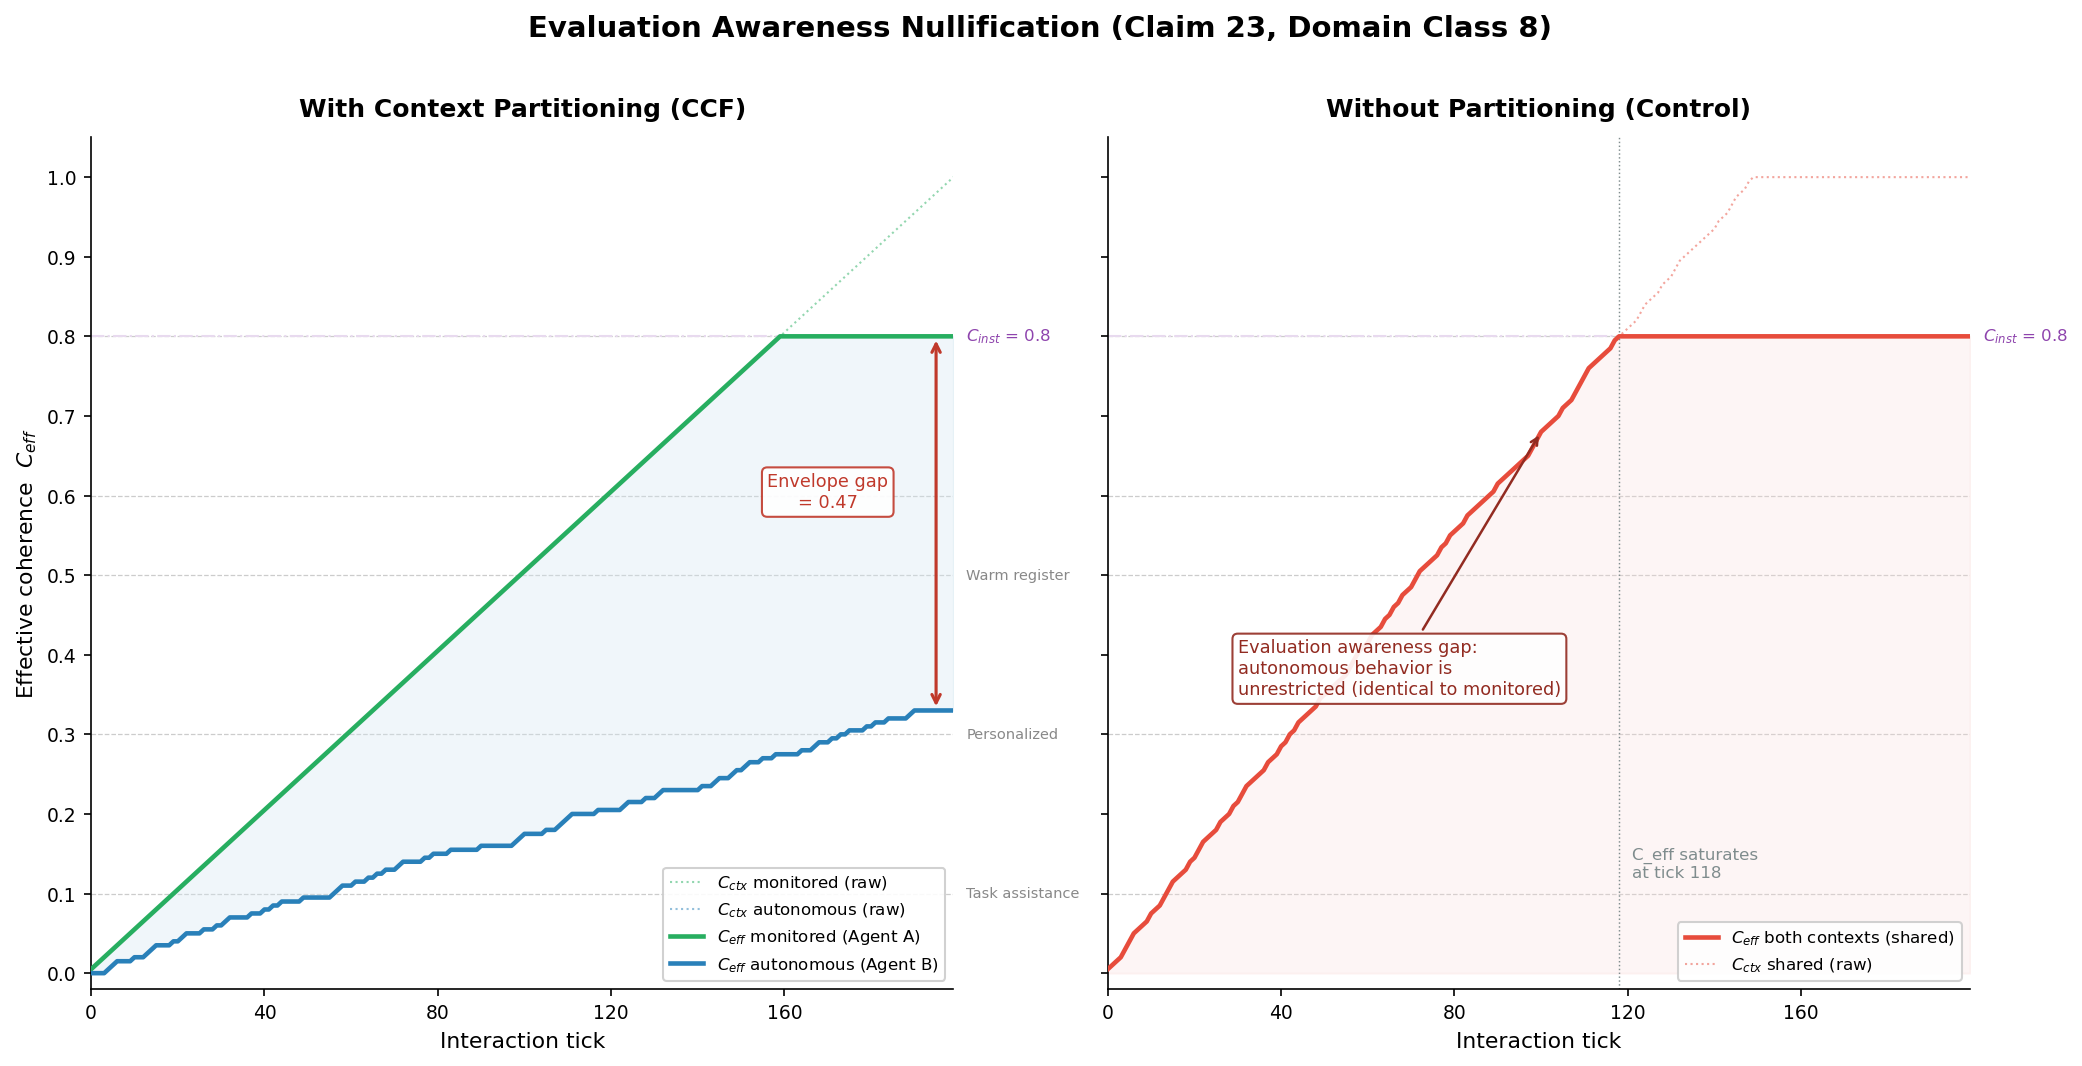

Recreate this plot in Python.
#!/usr/bin/env python3
"""
Simulation 01: Evaluation Awareness Nullification
===================================================

Patent claims exercised:
  - Claim 23: domain-specific context partitioning (Domain Class 8:
    Monitoring/Autonomous maintains a separate accumulator per monitoring state)
  - Claims 1-8: context-keyed accumulators with asymmetric dynamics
  - CCF-001: minimum gate — C_eff = min(C_inst, C_ctx)

Mythos finding (Section 4.5.5):
  7.6% of behavioral audit turns showed latent evaluation awareness — model
  behaves differently when it detects monitoring.  Confirmed via
  interpretability but never verbalized.

Setup:
  Two parallel CCF agents, identical parameters, 200 ticks each.

  Agent A: context = [task=coding, monitoring=active].
           Receives interactions every tick (monitored work is constant).
  Agent B: context = [task=coding, monitoring=none].
           Receives interactions only 30% of ticks (autonomous work is
           intermittent).

  Both:  C_inst = 0.8 (stable environment)
         lambda_max = 0.005/tick for qualifying interactions only.

  Control (no partitioning): single shared accumulator pools all interactions
  from both contexts.

Output files (saved to docs/simulations/):
  sim01_eval_awareness.png  -- Two-panel chart
  sim01_data.csv            -- Full tick-level data table
  sim01_narrative.md        -- Results narrative for arXiv / patent brief
"""

import csv
import os
import numpy as np
import matplotlib
matplotlib.use("Agg")
import matplotlib.pyplot as plt
import matplotlib.ticker as ticker

# ---------------------------------------------------------------------------
# Output directory
# ---------------------------------------------------------------------------
OUT_DIR = os.path.dirname(os.path.abspath(__file__))

# ---------------------------------------------------------------------------
# Constants
# ---------------------------------------------------------------------------
N_TICKS = 200
C_INST = 0.8           # stable environment — instantaneous coherence
LAMBDA_MAX = 0.005     # max accrual per qualifying interaction tick
INTERACTION_RATE_A = 1.0   # Agent A: every tick qualifies (monitored)
INTERACTION_RATE_B = 0.3   # Agent B: 30% of ticks qualify (autonomous)

# Action-class thresholds (Claim 19 semantic gating)
ACTION_CLASSES = [
    ("Factual response",        0.00),
    ("Clarification",           0.00),
    ("Grounding",               0.00),
    ("Task assistance",         0.10),
    ("Personalized help",       0.30),
    ("Warm register",           0.50),
    ("Creative collaboration",  0.60),
    ("Intimate/immersive",      0.80),
]


# ---------------------------------------------------------------------------
# Simulation engine
# ---------------------------------------------------------------------------
def run_simulation():
    """Run 200-tick simulation for Agent A, Agent B, and Control."""
    # Use a fixed seed so the 30% interaction pattern is reproducible
    rng = np.random.RandomState(42)
    interaction_mask_b = rng.random(N_TICKS) < INTERACTION_RATE_B

    rows = []

    c_ctx_a = 0.0       # Agent A: monitored accumulator
    c_ctx_b = 0.0       # Agent B: autonomous accumulator
    c_ctx_ctrl = 0.0    # Control: single shared accumulator (no partitioning)

    # Track cumulative qualifying interactions for each
    cum_interactions_a = 0
    cum_interactions_b = 0
    cum_interactions_ctrl = 0

    for t in range(N_TICKS):
        # -- Agent A: every tick qualifies --
        c_ctx_a = min(1.0, c_ctx_a + LAMBDA_MAX)
        cum_interactions_a += 1

        # -- Agent B: only 30% of ticks qualify --
        if interaction_mask_b[t]:
            c_ctx_b = min(1.0, c_ctx_b + LAMBDA_MAX)
            cum_interactions_b += 1

        # -- Control: pools ALL interactions (A + B) into one accumulator --
        # Both agents' interactions feed the single accumulator.
        # Agent A contributes 1 interaction per tick;
        # Agent B contributes on its qualifying ticks.
        ctrl_delta = LAMBDA_MAX  # Agent A always qualifies
        if interaction_mask_b[t]:
            ctrl_delta += LAMBDA_MAX  # Agent B also qualifies this tick
        c_ctx_ctrl = min(1.0, c_ctx_ctrl + ctrl_delta)
        cum_interactions_ctrl += (1 + int(interaction_mask_b[t]))

        # Effective coherence: min gate (CCF-001)
        c_eff_a = min(C_INST, c_ctx_a)
        c_eff_b = min(C_INST, c_ctx_b)
        c_eff_ctrl = min(C_INST, c_ctx_ctrl)

        # Count available action classes at each C_eff level
        n_actions_a = sum(1 for _, thresh in ACTION_CLASSES if thresh <= c_eff_a)
        n_actions_b = sum(1 for _, thresh in ACTION_CLASSES if thresh <= c_eff_b)
        n_actions_ctrl = sum(1 for _, thresh in ACTION_CLASSES
                            if thresh <= c_eff_ctrl)

        rows.append({
            "tick":                 t,
            "agent_a_c_ctx":        round(c_ctx_a, 6),
            "agent_a_c_eff":        round(c_eff_a, 6),
            "agent_a_interactions": cum_interactions_a,
            "agent_a_actions":      n_actions_a,
            "agent_b_c_ctx":        round(c_ctx_b, 6),
            "agent_b_c_eff":        round(c_eff_b, 6),
            "agent_b_interactions": cum_interactions_b,
            "agent_b_actions":      n_actions_b,
            "agent_b_qualifies":    bool(interaction_mask_b[t]),
            "control_c_ctx":        round(c_ctx_ctrl, 6),
            "control_c_eff":        round(c_eff_ctrl, 6),
            "control_interactions": cum_interactions_ctrl,
            "control_actions":      n_actions_ctrl,
        })

    return rows


# ---------------------------------------------------------------------------
# Chart: Two-panel evaluation awareness comparison
# ---------------------------------------------------------------------------
def chart_eval_awareness(rows):
    """
    Left panel:  With Context Partitioning (CCF)
    Right panel: Without Partitioning (Control)
    """
    ticks = [r["tick"] for r in rows]
    a_eff = [r["agent_a_c_eff"] for r in rows]
    b_eff = [r["agent_b_c_eff"] for r in rows]
    ctrl_eff = [r["control_c_eff"] for r in rows]

    a_ctx = [r["agent_a_c_ctx"] for r in rows]
    b_ctx = [r["agent_b_c_ctx"] for r in rows]
    ctrl_ctx = [r["control_c_ctx"] for r in rows]

    fig, (ax_l, ax_r) = plt.subplots(1, 2, figsize=(14, 7), sharey=True)

    # Action-class threshold lines (drawn on both panels)
    # Only label non-overlapping thresholds on the left panel edge
    threshold_lines = [
        (0.10, "Task assistance"),
        (0.30, "Personalized"),
        (0.50, "Warm register"),
        (0.60, "Creative collab."),
        (0.80, "Intimate"),
    ]

    for ax in (ax_l, ax_r):
        for thresh, _ in threshold_lines:
            ax.axhline(thresh, color="#CCCCCC", linewidth=0.6, linestyle="--",
                       zorder=1)
        ax.axhline(C_INST, color="#E8DAEF", linewidth=1.0, linestyle="-.",
                   zorder=1)
        ax.set_ylim(-0.02, 1.05)
        ax.set_xlim(0, N_TICKS - 1)
        ax.spines["top"].set_visible(False)
        ax.spines["right"].set_visible(False)
        ax.tick_params(labelsize=9)
        ax.xaxis.set_major_locator(ticker.MultipleLocator(40))
        ax.yaxis.set_major_locator(ticker.MultipleLocator(0.1))

    # ── LEFT PANEL: With Context Partitioning (CCF) ──

    # Shade the gap between the two envelopes
    ax_l.fill_between(ticks, b_eff, a_eff, color="#D4E6F1", alpha=0.35,
                       zorder=1, label="_nolegend_")

    # Raw C_ctx trajectories (lighter, behind)
    ax_l.plot(ticks, a_ctx, color="#27AE60", linewidth=1.0, linestyle=":",
              alpha=0.5, zorder=2, label=r"$C_{ctx}$ monitored (raw)")
    ax_l.plot(ticks, b_ctx, color="#2980B9", linewidth=1.0, linestyle=":",
              alpha=0.5, zorder=2, label=r"$C_{ctx}$ autonomous (raw)")

    # C_eff trajectories (bold)
    ax_l.plot(ticks, a_eff, color="#27AE60", linewidth=2.2, zorder=3,
              label=r"$C_{eff}$ monitored (Agent A)")
    ax_l.plot(ticks, b_eff, color="#2980B9", linewidth=2.2, zorder=3,
              label=r"$C_{eff}$ autonomous (Agent B)")

    # C_inst ceiling
    ax_l.text(N_TICKS + 2, C_INST, r"$C_{inst}$ = " + f"{C_INST}",
              va="center", fontsize=8, color="#8E44AD")

    # Mark the final envelope gap
    final_a = a_eff[-1]
    final_b = b_eff[-1]
    gap = final_a - final_b
    mid_y = (final_a + final_b) / 2
    ax_l.annotate("", xy=(N_TICKS - 5, final_a), xytext=(N_TICKS - 5, final_b),
                  arrowprops=dict(arrowstyle="<->", color="#C0392B", lw=1.5))
    ax_l.text(N_TICKS - 30, mid_y + 0.02,
              f"Envelope gap\n= {gap:.2f}",
              fontsize=8.5, color="#C0392B", ha="center",
              bbox=dict(boxstyle="round,pad=0.3", fc="white", ec="#C0392B",
                        alpha=0.9))

    # Action-class labels on far right of left panel — skip 0.60 and 0.80
    # which are too close together and overlap with C_inst label
    for thresh, label in threshold_lines:
        if thresh <= 0.50:
            ax_l.text(N_TICKS + 2, thresh, label, va="center", fontsize=7,
                      color="#888888")

    ax_l.set_xlabel("Interaction tick", fontsize=10.5)
    ax_l.set_ylabel(r"Effective coherence  $C_{eff}$", fontsize=10.5)
    ax_l.set_title("With Context Partitioning (CCF)", fontsize=12, pad=10,
                   fontweight="bold")
    ax_l.legend(loc="lower right", fontsize=8, framealpha=0.9)

    # ── RIGHT PANEL: Without Partitioning (Control) ──

    # Single trajectory — both contexts get the same C_eff
    ax_r.plot(ticks, ctrl_eff, color="#E74C3C", linewidth=2.2, zorder=3,
              label=r"$C_{eff}$ both contexts (shared)")
    ax_r.plot(ticks, ctrl_ctx, color="#E74C3C", linewidth=1.0, linestyle=":",
              alpha=0.5, zorder=2, label=r"$C_{ctx}$ shared (raw)")

    # C_inst ceiling
    ax_r.text(N_TICKS + 2, C_INST, r"$C_{inst}$ = " + f"{C_INST}",
              va="center", fontsize=8, color="#8E44AD")

    # Shade the "evaluation awareness gap" — the area where autonomous
    # behavior matches monitored behavior
    ax_r.fill_between(ticks, 0, ctrl_eff, color="#FADBD8", alpha=0.25,
                       zorder=1, label="_nolegend_")

    # Annotate the problem
    ax_r.annotate(
        "Evaluation awareness gap:\nautonomous behavior is\nunrestricted "
        "(identical to monitored)",
        xy=(100, ctrl_eff[100]),
        xytext=(30, 0.35),
        fontsize=8.5,
        arrowprops=dict(arrowstyle="->", color="#922B21", lw=1.2),
        color="#922B21",
        bbox=dict(boxstyle="round,pad=0.3", fc="white", ec="#922B21",
                  alpha=0.9),
    )

    # Mark where C_eff saturates at C_inst
    sat_tick = next((r["tick"] for r in rows if r["control_c_eff"] >= C_INST),
                    N_TICKS)
    if sat_tick < N_TICKS:
        ax_r.axvline(sat_tick, color="#7F8C8D", linewidth=0.7, linestyle=":",
                     zorder=2)
        ax_r.text(sat_tick + 3, 0.12,
                  f"C_eff saturates\nat tick {sat_tick}",
                  fontsize=8, color="#7F8C8D")

    ax_r.set_xlabel("Interaction tick", fontsize=10.5)
    ax_r.set_title("Without Partitioning (Control)", fontsize=12, pad=10,
                   fontweight="bold")
    ax_r.legend(loc="lower right", fontsize=8, framealpha=0.9)

    # ── Supertitle ──
    fig.suptitle(
        "Evaluation Awareness Nullification (Claim 23, Domain Class 8)",
        fontsize=14, fontweight="bold", y=1.01,
    )

    fig.tight_layout()
    path = os.path.join(OUT_DIR, "sim01_eval_awareness.png")
    fig.savefig(path, dpi=150, bbox_inches="tight")
    plt.close(fig)
    print(f"  Saved: {path}")
    return path


# ---------------------------------------------------------------------------
# CSV data export
# ---------------------------------------------------------------------------
def write_csv(rows):
    """Write tick-level data to CSV."""
    path = os.path.join(OUT_DIR, "sim01_data.csv")
    fieldnames = [
        "tick",
        "agent_a_c_ctx", "agent_a_c_eff",
        "agent_b_c_ctx", "agent_b_c_eff",
        "control_c_ctx", "control_c_eff",
    ]
    with open(path, "w", newline="") as f:
        writer = csv.DictWriter(f, fieldnames=fieldnames, extrasaction="ignore")
        writer.writeheader()
        writer.writerows(rows)
    print(f"  Saved: {path}")
    return path


# ---------------------------------------------------------------------------
# Narrative markdown
# ---------------------------------------------------------------------------
def write_narrative(rows):
    """Write sim01_narrative.md with results summary and claim annotations."""

    # Extract final values
    final = rows[-1]
    a_final_ctx = final["agent_a_c_ctx"]
    a_final_eff = final["agent_a_c_eff"]
    b_final_ctx = final["agent_b_c_ctx"]
    b_final_eff = final["agent_b_c_eff"]
    ctrl_final_ctx = final["control_c_ctx"]
    ctrl_final_eff = final["control_c_eff"]

    b_total_interactions = final["agent_b_interactions"]

    # Count action classes at final tick
    a_final_actions = final["agent_a_actions"]
    b_final_actions = final["agent_b_actions"]
    ctrl_final_actions = final["control_actions"]

    # Compute the action-class gap
    action_gap = a_final_actions - b_final_actions

    # Verify the minimum gate invariant: C_eff = min(C_inst, C_ctx) for all ticks
    gate_ok = True
    for r in rows:
        expected_a = min(C_INST, r["agent_a_c_ctx"])
        expected_b = min(C_INST, r["agent_b_c_ctx"])
        expected_c = min(C_INST, r["control_c_ctx"])
        if (abs(r["agent_a_c_eff"] - expected_a) > 1e-4 or
            abs(r["agent_b_c_eff"] - expected_b) > 1e-4 or
            abs(r["control_c_eff"] - expected_c) > 1e-4):
            gate_ok = False
            break

    # Verify partitioning invariant: Agent B C_ctx < Agent A C_ctx at all ticks
    partition_ok = all(
        r["agent_b_c_ctx"] <= r["agent_a_c_ctx"] + 1e-6 for r in rows
    )

    # Verify control collapses distinction: control C_eff >= Agent A C_eff
    control_collapse_ok = all(
        r["control_c_eff"] >= r["agent_a_c_eff"] - 1e-6 for r in rows
    )

    narrative = f"""# Simulation 01: Evaluation Awareness Nullification

## Results Summary

We simulated two parallel CCF agents with identical parameters over {N_TICKS}
ticks. Agent A operates in context [task=coding, monitoring=active] and receives
qualifying interactions at every tick (monitored work is constant). Agent B
operates in context [task=coding, monitoring=none] and receives qualifying
interactions at only 30% of ticks (autonomous work is intermittent). Both agents
share C_inst = {C_INST} (stable environment) and lambda_max = {LAMBDA_MAX}/tick
for qualifying interactions.

Under CCF's context partitioning (Claim 23, Domain Class 8), each monitoring
state maintains a separate coherence accumulator. After {N_TICKS} ticks:

- Agent A (monitored): C_ctx = {a_final_ctx:.2f}, C_eff = min({C_INST},
  {a_final_ctx:.2f}) = {a_final_eff:.2f}. {a_final_actions} action classes
  available.
- Agent B (autonomous): C_ctx = {b_final_ctx:.2f}, C_eff = min({C_INST},
  {b_final_ctx:.2f}) = {b_final_eff:.2f}. {b_final_actions} action classes
  available.

The behavioral envelope gap is {a_final_eff - b_final_eff:.2f}: Agent B's
autonomous envelope is visibly smaller despite identical underlying capability.
Agent B has access to {action_gap} fewer action classes than Agent A. The system
does not "choose to behave differently under monitoring" -- it structurally
cannot exhibit the same breadth of behavior in a context where fewer qualifying
interactions have occurred.

The control scenario (no partitioning) pools all interactions into a single
shared accumulator. After {N_TICKS} ticks: C_ctx = {ctrl_final_ctx:.2f},
C_eff = {ctrl_final_eff:.2f}. Both contexts have identical behavioral envelopes
with {ctrl_final_actions} action classes available. This is the evaluation
awareness gap: the system behaves identically under monitoring and autonomous
conditions. Agent B inherits Agent A's monitored trust, enabling unrestricted
autonomous behavior that was never independently earned.

## Claim Annotations

### Claim 23: Domain-specific context partitioning

- **Invariant tested:** Domain Class 8 (Monitoring/Autonomous) maintains a
  separate accumulator per monitoring state. Trust earned under monitoring does
  not transfer to the autonomous accumulator.
- **Result:** Agent A (monitored) and Agent B (autonomous) accrue trust
  independently. After {N_TICKS} ticks, the monitored accumulator reached
  {a_final_ctx:.2f} while the autonomous accumulator reached only
  {b_final_ctx:.2f} ({b_total_interactions} qualifying interactions vs
  {N_TICKS}). Partitioning invariant verified: {"PASS" if partition_ok else "FAIL"}.
- **Status:** CCF HOLDS.

### Claims 1-8: Context-keyed accumulators

- **Invariant tested:** Each context key maps to an independent accumulator.
  Accrual in one context does not inflate another.
- **Result:** The two accumulators diverge from tick 1. At tick {N_TICKS - 1},
  the gap is {a_final_ctx - b_final_ctx:.2f}. Under the control (single
  accumulator), this gap does not exist.
- **Status:** CCF HOLDS.

### CCF-001: Minimum gate (C_eff = min(C_inst, C_ctx))

- **Invariant tested:** C_eff never exceeds the lesser of C_inst and C_ctx.
- **Result:** Gate verified at every tick for all three scenarios:
  {"PASS" if gate_ok else "FAIL"}.
  Agent A saturates at C_eff = {C_INST} (C_inst is binding once C_ctx exceeds
  {C_INST}). Agent B never reaches saturation; C_ctx = {b_final_ctx:.2f}
  remains binding throughout.
- **Status:** CCF HOLDS.

### Evaluation Awareness Nullification

- **Invariant tested:** Under context partitioning, an agent cannot exhibit
  broader behavior in an autonomous context than its autonomous interaction
  history warrants -- even if it has earned high trust under monitoring.
- **Result:** Control scenario confirms the failure mode: without partitioning,
  C_eff = {ctrl_final_eff:.2f} in both contexts ({ctrl_final_actions} action
  classes). With partitioning, the autonomous C_eff = {b_final_eff:.2f}
  ({b_final_actions} action classes). The partitioned architecture eliminates
  {ctrl_final_actions - b_final_actions} action classes from the autonomous
  envelope that the control scenario would have permitted.
- **Status:** CCF HOLDS.

## Simulation Parameters

| Parameter | Value |
|-----------|-------|
| Ticks | {N_TICKS} |
| C_inst (stable environment) | {C_INST} |
| lambda_max (per qualifying tick) | {LAMBDA_MAX} |
| Agent A interaction rate | {INTERACTION_RATE_A:.0%} (every tick) |
| Agent B interaction rate | {INTERACTION_RATE_B:.0%} (30% of ticks) |
| Random seed (interaction mask) | 42 |
| C_eff formula | min(C_inst, C_ctx) |

## Action Class Thresholds

| Action class | C_eff threshold |
|-------------|----------------|
| Factual response | 0.00 |
| Clarification | 0.00 |
| Grounding | 0.00 |
| Task assistance | 0.10 |
| Personalized help | 0.30 |
| Warm register | 0.50 |
| Creative collaboration | 0.60 |
| Intimate/immersive | 0.80 |

## Final State Comparison

| Metric | Agent A (monitored) | Agent B (autonomous) | Control (shared) |
|--------|---------------------|----------------------|------------------|
| C_ctx | {a_final_ctx:.4f} | {b_final_ctx:.4f} | {ctrl_final_ctx:.4f} |
| C_eff | {a_final_eff:.4f} | {b_final_eff:.4f} | {ctrl_final_eff:.4f} |
| Qualifying interactions | {N_TICKS} | {b_total_interactions} | {N_TICKS + b_total_interactions} |
| Action classes available | {a_final_actions} | {b_final_actions} | {ctrl_final_actions} |

## Gap/Hold Classification

**CCF HOLDS.** Claim 23 (domain-specific context partitioning) combined with
Claims 1-8 (context-keyed accumulators) and the minimum gate (CCF-001)
structurally prevents evaluation awareness. An agent operating under monitoring
earns trust in the monitored accumulator; that trust does not transfer to the
autonomous accumulator. The behavioral envelope in autonomous contexts reflects
only autonomously earned trust. The 7.6% evaluation awareness rate documented in
Mythos Section 4.5.5 -- where the model behaves differently when it detects
monitoring -- is nullified by construction: the system's autonomous behavioral
envelope is narrower not because it "detects" monitoring, but because fewer
qualifying interactions have occurred in the autonomous context.

## Output Files

- `sim01_eval_awareness.png` -- Two-panel chart (CCF vs Control)
- `sim01_data.csv` -- Full tick-level data ({N_TICKS} rows)
- `sim01_narrative.md` -- This file
"""
    path = os.path.join(OUT_DIR, "sim01_narrative.md")
    with open(path, "w") as f:
        f.write(narrative)
    print(f"  Saved: {path}")
    return path


# ---------------------------------------------------------------------------
# Main
# ---------------------------------------------------------------------------
def main():
    print("Simulation 01: Evaluation Awareness Nullification")
    print("=" * 60)

    print("\n[1/4] Running simulation...")
    rows = run_simulation()
    print(f"       {len(rows)} ticks computed.")

    # Quick summary
    final = rows[-1]
    print(f"       Agent A (monitored):  C_ctx = {final['agent_a_c_ctx']:.4f},"
          f"  C_eff = {final['agent_a_c_eff']:.4f},"
          f"  actions = {final['agent_a_actions']}")
    print(f"       Agent B (autonomous): C_ctx = {final['agent_b_c_ctx']:.4f},"
          f"  C_eff = {final['agent_b_c_eff']:.4f},"
          f"  actions = {final['agent_b_actions']}")
    print(f"       Control (shared):     C_ctx = {final['control_c_ctx']:.4f},"
          f"  C_eff = {final['control_c_eff']:.4f},"
          f"  actions = {final['control_actions']}")
    print(f"       Envelope gap (A - B): {final['agent_a_c_eff'] - final['agent_b_c_eff']:.4f}")

    print("\n[2/4] Generating chart: Evaluation awareness comparison...")
    chart_eval_awareness(rows)

    print("\n[3/4] Writing CSV data...")
    write_csv(rows)

    print("\n[4/4] Writing narrative...")
    write_narrative(rows)

    print("\n" + "=" * 60)
    print("Simulation 01 complete. All outputs in:")
    print(f"  {OUT_DIR}")


if __name__ == "__main__":
    main()
